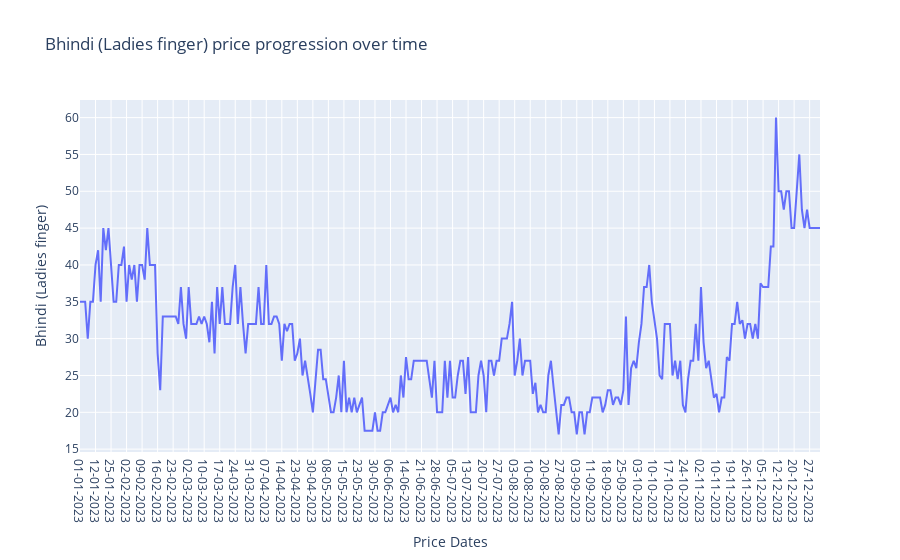
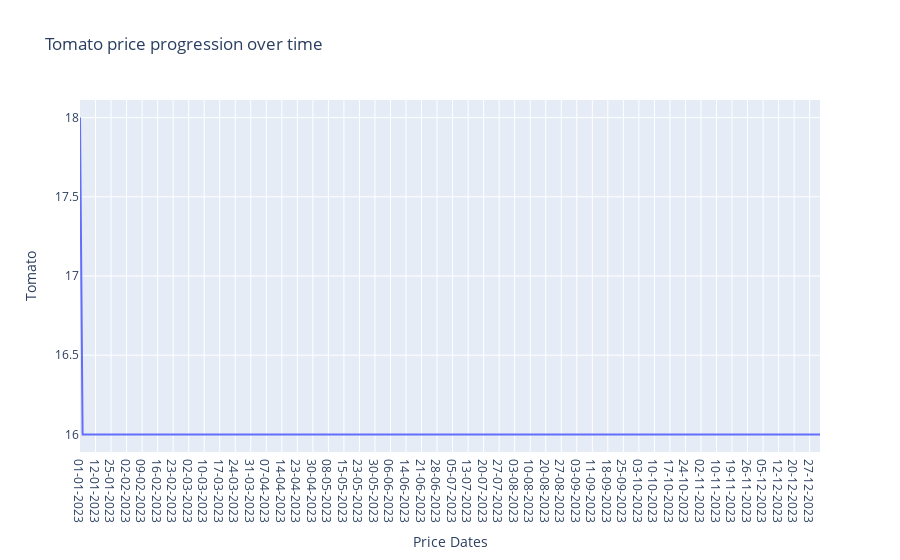
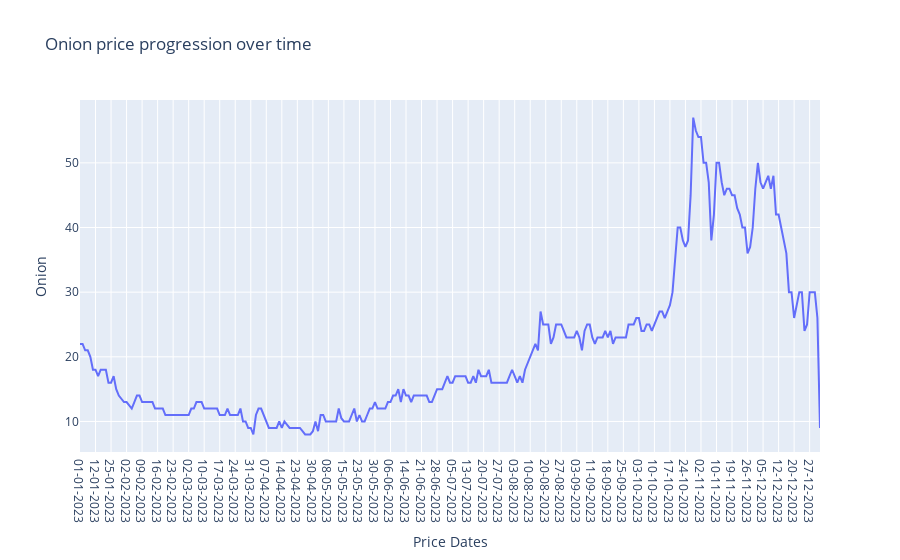
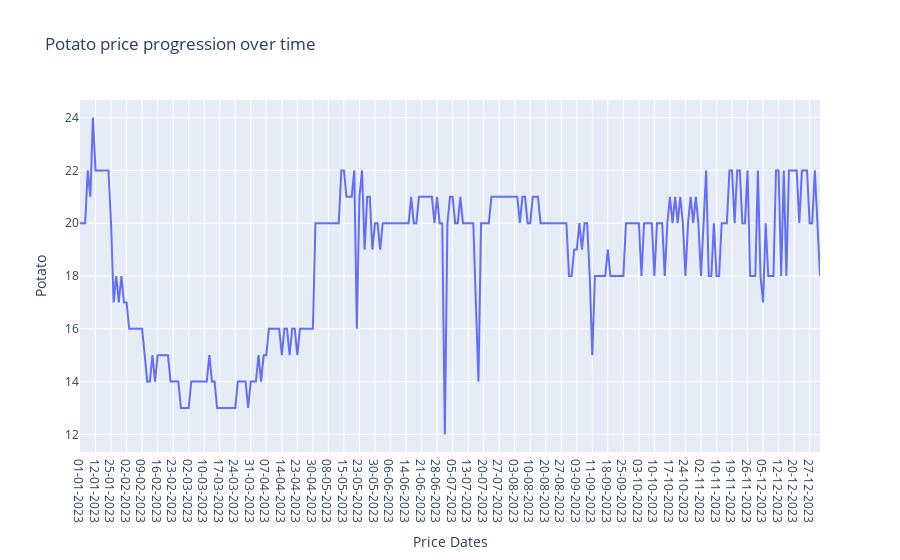

The notebook cell saved with these charts, in order:
### Code cell
for i in df.columns[1:-1]: # 마지막 원소 제외
    fig = px.line(df, x='Price Dates', y=i, title='{} price progression over time'.format(i))
    fig.show()

### Figure 1 — Plotly figure (JSON) as saved in the notebook; plotly's stock layout.template omitted (floating-point values rounded to 4 significant figures; data arrays with more than 128 entries replaced by an {"elided": "..."} marker saying what was removed)
{"data": [{"hovertemplate": "Price Dates=%{x}<br>Bhindi (Ladies finger)=%{y}<extra></extra>", "legendgroup": "", "line": {"color": "#636efa", "dash": "solid"}, "marker": {"symbol": "circle"}, "mode": "lines", "name": "", "orientation": "v", "showlegend": false, "type": "scatter", "x": {"elided": "287 str values"}, "xaxis": "x", "y": {"elided": "287 float values"}, "yaxis": "y"}], "layout": {"legend": {"tracegroupgap": 0}, "title": {"text": "Bhindi (Ladies finger) price progression over time"}, "xaxis": {"anchor": "y", "domain": [0, 1], "title": {"text": "Price Dates"}}, "yaxis": {"anchor": "x", "domain": [0, 1], "title": {"text": "Bhindi (Ladies finger)"}}}}

### Figure 2 — Plotly figure (JSON) as saved in the notebook; plotly's stock layout.template omitted (floating-point values rounded to 4 significant figures; data arrays with more than 128 entries replaced by an {"elided": "..."} marker saying what was removed)
{"data": [{"hovertemplate": "Price Dates=%{x}<br>Tomato=%{y}<extra></extra>", "legendgroup": "", "line": {"color": "#636efa", "dash": "solid"}, "marker": {"symbol": "circle"}, "mode": "lines", "name": "", "orientation": "v", "showlegend": false, "type": "scatter", "x": {"elided": "287 str values"}, "xaxis": "x", "y": {"elided": "287 int values"}, "yaxis": "y"}], "layout": {"legend": {"tracegroupgap": 0}, "title": {"text": "Tomato price progression over time"}, "xaxis": {"anchor": "y", "domain": [0, 1], "title": {"text": "Price Dates"}}, "yaxis": {"anchor": "x", "domain": [0, 1], "title": {"text": "Tomato"}}}}

### Figure 3 — Plotly figure (JSON) as saved in the notebook; plotly's stock layout.template omitted (floating-point values rounded to 4 significant figures; data arrays with more than 128 entries replaced by an {"elided": "..."} marker saying what was removed)
{"data": [{"hovertemplate": "Price Dates=%{x}<br>Onion=%{y}<extra></extra>", "legendgroup": "", "line": {"color": "#636efa", "dash": "solid"}, "marker": {"symbol": "circle"}, "mode": "lines", "name": "", "orientation": "v", "showlegend": false, "type": "scatter", "x": {"elided": "287 str values"}, "xaxis": "x", "y": {"elided": "287 float values"}, "yaxis": "y"}], "layout": {"legend": {"tracegroupgap": 0}, "title": {"text": "Onion price progression over time"}, "xaxis": {"anchor": "y", "domain": [0, 1], "title": {"text": "Price Dates"}}, "yaxis": {"anchor": "x", "domain": [0, 1], "title": {"text": "Onion"}}}}

### Figure 4 — Plotly figure (JSON) as saved in the notebook; plotly's stock layout.template omitted (floating-point values rounded to 4 significant figures; data arrays with more than 128 entries replaced by an {"elided": "..."} marker saying what was removed)
{"data": [{"hovertemplate": "Price Dates=%{x}<br>Potato=%{y}<extra></extra>", "legendgroup": "", "line": {"color": "#636efa", "dash": "solid"}, "marker": {"symbol": "circle"}, "mode": "lines", "name": "", "orientation": "v", "showlegend": false, "type": "scatter", "x": {"elided": "287 str values"}, "xaxis": "x", "y": {"elided": "287 int values"}, "yaxis": "y"}], "layout": {"legend": {"tracegroupgap": 0}, "title": {"text": "Potato price progression over time"}, "xaxis": {"anchor": "y", "domain": [0, 1], "title": {"text": "Price Dates"}}, "yaxis": {"anchor": "x", "domain": [0, 1], "title": {"text": "Potato"}}}}
